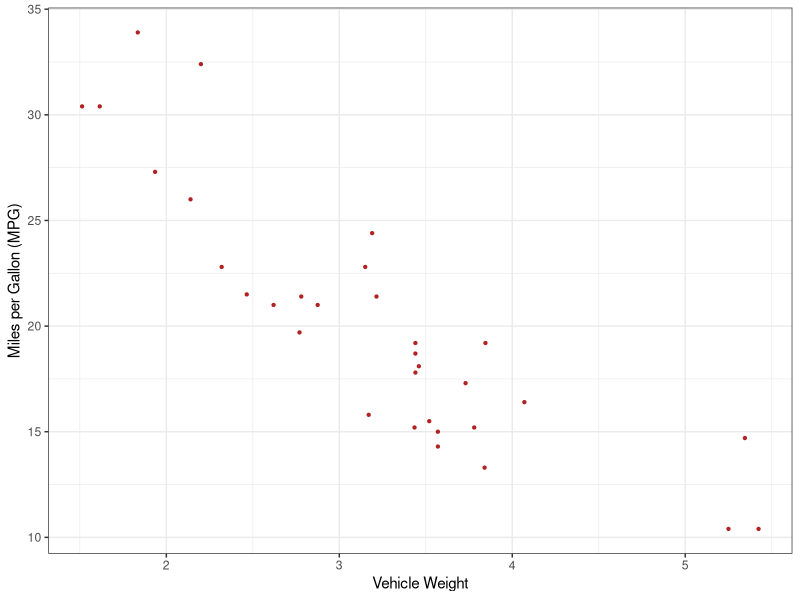

The R script that drew this image:
## ---- chunk 1
library(ggplot2)

# Basic scatter plot
ggplot(data = mtcars, aes(x = wt, y = mpg)) +
  geom_point(size = .8, col="firebrick") + xlab("Vehicle Weight") +
  ylab("Miles per Gallon (MPG)") +
  theme_bw()
